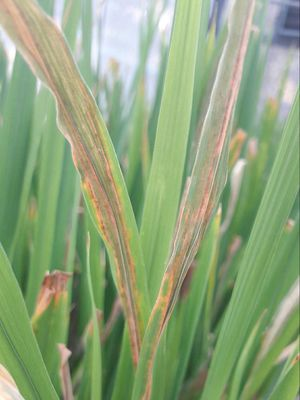
#> input picture ricedisease6.jpg, 300 x 400 px
$ python detectdisease.py   (older library calls are emulated)
#> lines starting #> are read from the running program, lines starting #| are printed output that depends on the picture; after the words box and inside, x2 and y2 are one past the last pixel; in counts of white or black regions, pixels touching at a corner belong together
import cv2
import numpy as np
import matplotlib.pyplot as plt


img = cv2.imread('ricedisease6.jpg')
#> img is the input picture: shape (400, 300, 3); mean B, G, R 124.1, 164.5, 143.1
blurred = cv2.GaussianBlur(img,(5,5),-1)

hsv = cv2.cvtColor(img, cv2.COLOR_BGR2HSV)
#> hsv: shape (400, 300, 3); mean H, S, V 50.3, 75, 169


#bb = cv2.medianBlur(hsv,3,1)
## mask of green (36,25,25) ~ (86, 255,255)
# mask = cv2.inRange(hsv, (36, 25, 25), (86, 255,255))
mask = cv2.inRange(hsv, (10, 25, 25), (31, 255,255))
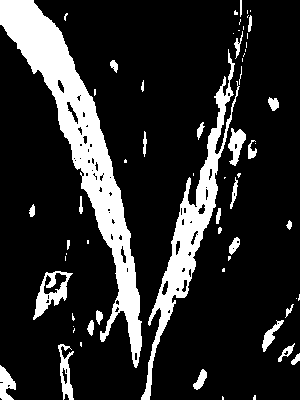
#> mask: shape (400, 300); 16.8% white; 64 white regions (33 under 20 px), largest, box (x1, y1, x2, y2) and area: (0, 0, 142, 368) 11179, (141, 49, 240, 400) 5134, (33, 271, 73, 320) 726

## slice the green
imask = mask>0
green = np.zeros_like(img, np.uint8)
ggg = np.zeros_like(img, np.uint8)
green[imask] = img[imask]
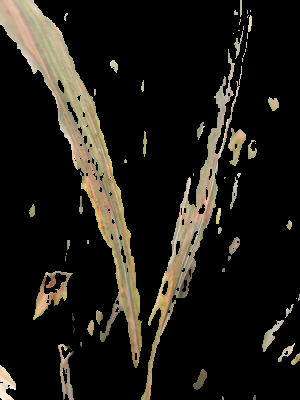
#> green: shape (400, 300, 3); mean B, G, R 21.7, 27.4, 30.2

_,thresh = cv2.threshold(mask,126,200,cv2.THRESH_BINARY)
#> thresh: shape (400, 300); values 0 (black) and 200 (white), 16.8% white; 64 white regions (33 under 20 px)
kernel = np.ones((3,3),np.uint8)
#opening = cv2.morphologyEx(thresh,cv2.MORPH_CLOSE,kernel, iterations = 2)

_,contours, _ = cv2.findContours(thresh,cv2.RETR_EXTERNAL,cv2.CHAIN_APPROX_NONE)
#> contours = 64 contours, 38 with area under 20; largest, box (x1, y1, x2, y2) and area: (0, 0, 142, 368) 11129, (141, 49, 240, 400) 4930, (33, 271, 73, 320) 895, (58, 344, 74, 400) 381, (228, 128, 246, 166) 330


image = cv2.drawContours(img,contours,-1,(0,0,255),2)
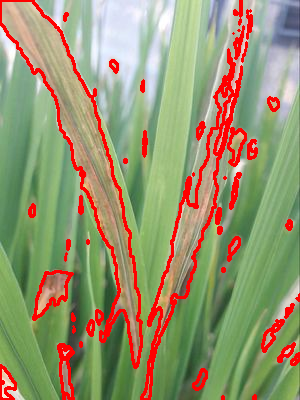
#> image: shape (400, 300, 3); mean B, G, R 111.3, 148.4, 151.1

for cnt in contours:
	(x,y,w,h) = cv2.boundingRect(cnt)
	cv2.rectangle(image,(x,y),(x+w,y+h),(200,45,67),2)
#> this loop made 64 passes
#> (x, y, w, h) on passes 1 to 12: (222, 396, 2, 4), (253, 395, 3, 5), (193, 369, 14, 21), (0, 365, 16, 35), (291, 353, 9, 12), (58, 344, 16, 56), (278, 343, 17, 19), (80, 342, 2, 5), (73, 328, 2, 5), (73, 326, 1, 1), (262, 320, 22, 32), (87, 320, 7, 16)
#> (cnt, x, y, w, h) on passes 22, 32, 34, 48, 54, 58: ([[66, 253], [66, 254]], 66, 253, 1, 2), ([[224, 177], [224, 178], [225, 177]], 224, 177, 2, 2), ([[193, 173], [193, 174], [193, 175], [193, 174]], 193, 173, 1, 3), ([[245, 49], [245, 50], [245, 51], [245, 50]], 245, 49, 1, 3), ([[238, 30], [239, 30]], 238, 30, 2, 1), ([[248, 15], [247, 16], [247, 17], [247, 16]], 247, 15, 2, 3)
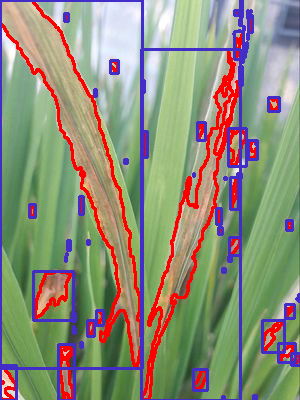
#> image: shape (400, 300, 3); 8.24% of pixels changed, all inside (x1, y1, x2, y2) = (0, 0, 300, 400)
cv2.putText(img,"rice bleat detected", (30, 50),cv2.FONT_HERSHEY_SIMPLEX, 1, (255,255,255), 2)
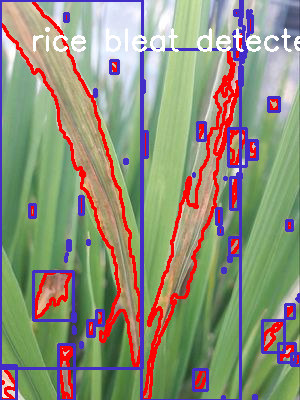
#> img: shape (400, 300, 3); 9.57% of pixels changed, all inside (x1, y1, x2, y2) = (0, 0, 300, 400)


cv2.imshow("pixels",green)
cv2.imshow("pix",image)
k = cv2.waitKey(0)
#> (key Esc is pressed here)
cv2.destroyAllWindows()

$ run again, with ricedisease4.jpg copied over ricedisease6.jpg
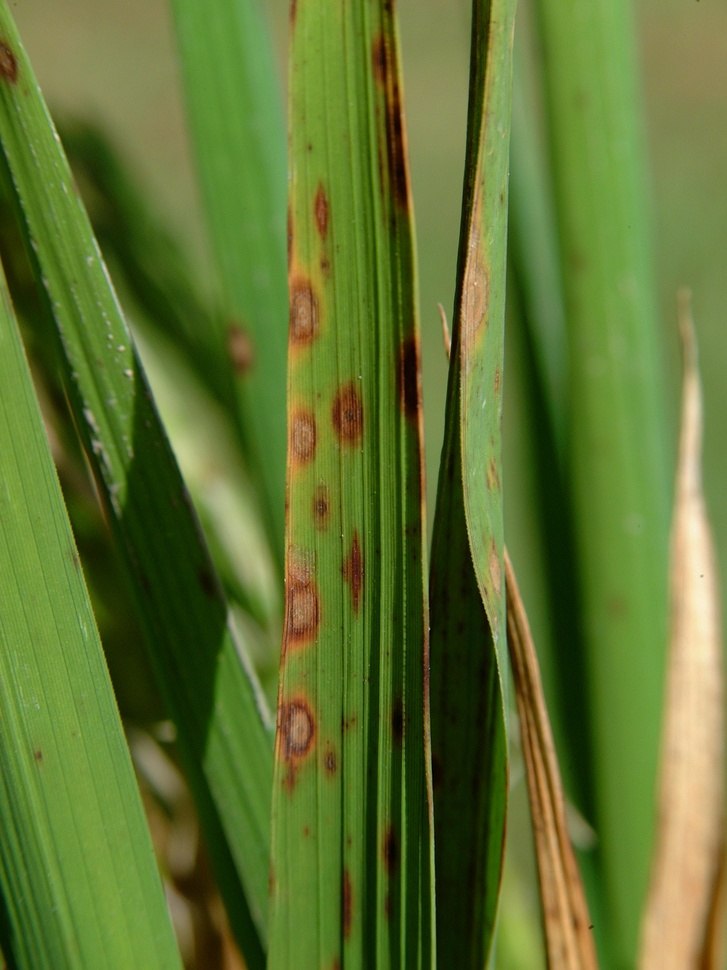
#> input picture ricedisease4.jpg, 727 x 970 px, shrunk from 2016 x 2688 before the run
#> img is the input picture: shape (970, 727, 3); mean B, G, R 48.5, 115.4, 95.3
#> hsv: shape (970, 727, 3); mean H, S, V 38.8, 168.6, 119.4
#> `mask = cv2.inRange(hsv, (10, 25, 25), (31, 255,255))`:
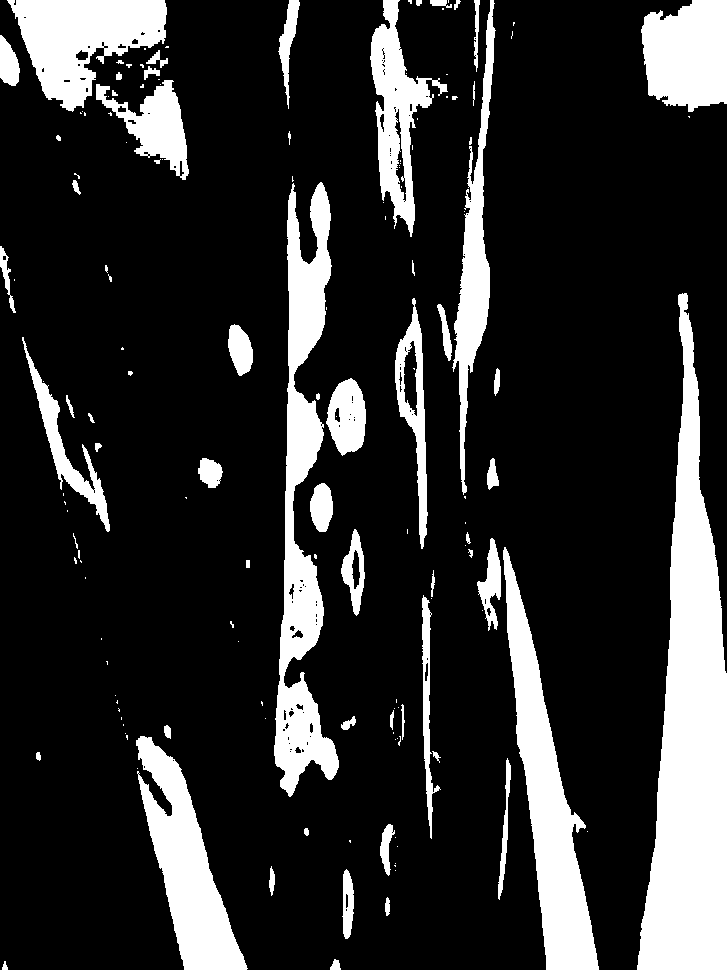
#> mask: shape (970, 727); 18.5% white; 151 white regions (89 under 20 px), largest, box (x1, y1, x2, y2) and area: (637, 293, 727, 970) 33104, (274, 182, 339, 797) 16959, (503, 547, 599, 970) 14198
#> thresh: shape (970, 727); values 0 (black) and 200 (white), 18.5% white; 151 white regions (89 under 20 px)
#> contours = 144 contours, 93 with area under 20; largest, box (x1, y1, x2, y2) and area: (637, 293, 727, 970) 32376, (274, 182, 339, 797) 16463, (503, 547, 599, 970) 13732, (136, 736, 248, 970) 10622, (7, 0, 167, 112) 9923
#> the loop `for cnt in contours:` made 144 passes
#> (x, y, w, h) on passes 1, 2, 3, 4, 5, 6, 8, 9: (2, 961, 6, 9), (330, 959, 11, 11), (385, 897, 5, 19), (395, 870, 1, 1), (342, 869, 12, 70), (269, 866, 6, 30), (395, 863, 1, 1), (397, 846, 1, 1)
#> `cv2.putText(img,"rice bleat detected", (30, 50),cv2.FONT_HERSHEY_SIMPL..`:
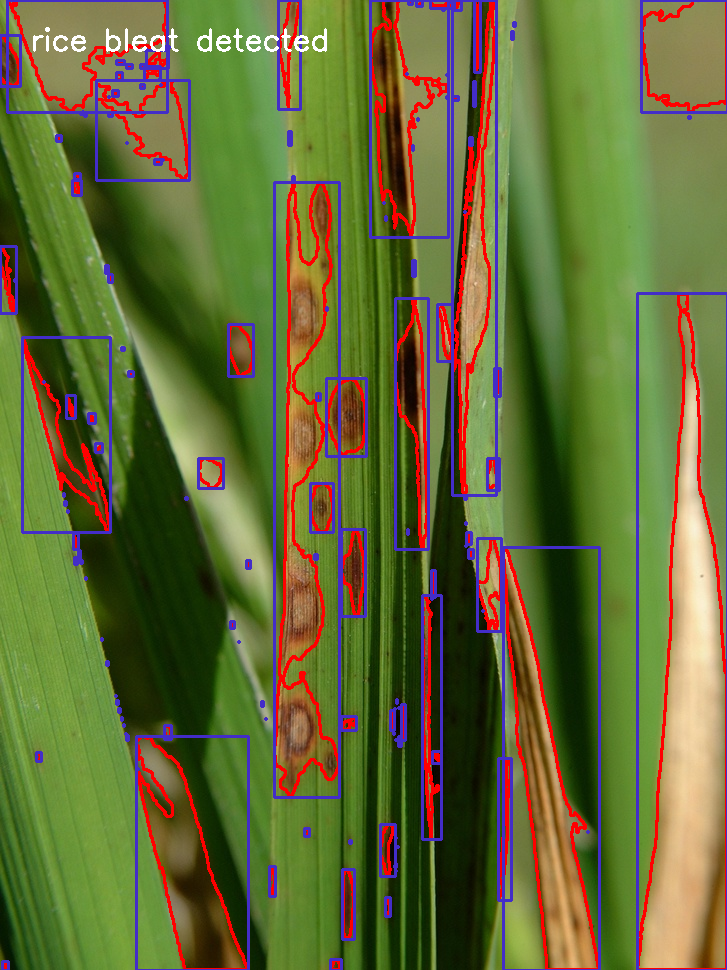
#> img: shape (970, 727, 3); mean B, G, R 54.8, 106.7, 101
